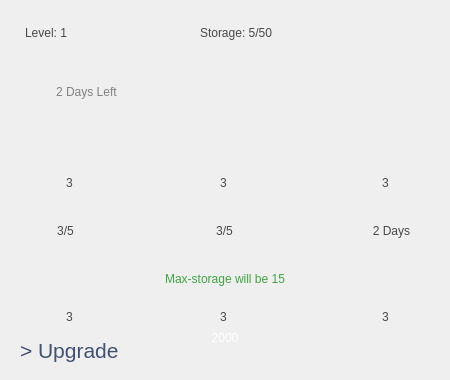
<?xml version="1.0" encoding="UTF-8"?>
<ui version="4.0">
 <class>BarnDetailsDialog</class>
 <widget class="QDialog" name="BarnDetailsDialog">
  <property name="geometry">
   <rect>
    <x>0</x>
    <y>0</y>
    <width>450</width>
    <height>380</height>
   </rect>
  </property>
  <property name="windowTitle">
   <string>Dialog</string>
  </property>
  <property name="styleSheet">
   <string notr="true">*{
	font: 24px &quot;IRANSans Light&quot;;
	color: #494949;
}

QDialog { background-image: url(:/img/barn-bg.png) }</string>
  </property>
  <widget class="QPushButton" name="lblUpgrade">
   <property name="geometry">
    <rect>
     <x>20</x>
     <y>330</y>
     <width>111</width>
     <height>41</height>
    </rect>
   </property>
   <property name="cursor">
    <cursorShape>PointingHandCursor</cursorShape>
   </property>
   <property name="styleSheet">
    <string notr="true">QPushButton{
	font: &quot;IRANSans Light&quot;;
	font-size: 21px;
	color: #425072;
	background-color: none;
	border: none;
	text-align: left;
}

QPushButton:hover{
	color: #29275f;
}</string>
   </property>
   <property name="text">
    <string>&gt; Upgrade</string>
   </property>
  </widget>
  <widget class="QLabel" name="lblStorage">
   <property name="geometry">
    <rect>
     <x>200</x>
     <y>17</y>
     <width>171</width>
     <height>31</height>
    </rect>
   </property>
   <property name="styleSheet">
    <string notr="true"/>
   </property>
   <property name="text">
    <string>Storage: 5/50</string>
   </property>
  </widget>
  <widget class="QLabel" name="lblLevel">
   <property name="geometry">
    <rect>
     <x>25</x>
     <y>17</y>
     <width>111</width>
     <height>31</height>
    </rect>
   </property>
   <property name="styleSheet">
    <string notr="true"/>
   </property>
   <property name="text">
    <string>Level: 1</string>
   </property>
   <property name="alignment">
    <set>Qt::AlignLeading|Qt::AlignLeft|Qt::AlignVCenter</set>
   </property>
  </widget>
  <widget class="QLabel" name="lblShovel">
   <property name="geometry">
    <rect>
     <x>29</x>
     <y>170</y>
     <width>81</width>
     <height>25</height>
    </rect>
   </property>
   <property name="styleSheet">
    <string notr="true"/>
   </property>
   <property name="text">
    <string>3</string>
   </property>
   <property name="alignment">
    <set>Qt::AlignCenter</set>
   </property>
  </widget>
  <widget class="QLabel" name="lblNail">
   <property name="geometry">
    <rect>
     <x>183</x>
     <y>170</y>
     <width>81</width>
     <height>25</height>
    </rect>
   </property>
   <property name="styleSheet">
    <string notr="true"/>
   </property>
   <property name="text">
    <string>3</string>
   </property>
   <property name="alignment">
    <set>Qt::AlignCenter</set>
   </property>
  </widget>
  <widget class="QLabel" name="lblEgg">
   <property name="geometry">
    <rect>
     <x>345</x>
     <y>170</y>
     <width>81</width>
     <height>25</height>
    </rect>
   </property>
   <property name="styleSheet">
    <string notr="true"/>
   </property>
   <property name="text">
    <string>3</string>
   </property>
   <property name="alignment">
    <set>Qt::AlignCenter</set>
   </property>
  </widget>
  <widget class="QLabel" name="lblAlfalfa">
   <property name="geometry">
    <rect>
     <x>29</x>
     <y>304</y>
     <width>81</width>
     <height>25</height>
    </rect>
   </property>
   <property name="styleSheet">
    <string notr="true"/>
   </property>
   <property name="text">
    <string>3</string>
   </property>
   <property name="alignment">
    <set>Qt::AlignCenter</set>
   </property>
  </widget>
  <widget class="QLabel" name="lblMilk">
   <property name="geometry">
    <rect>
     <x>183</x>
     <y>304</y>
     <width>81</width>
     <height>25</height>
    </rect>
   </property>
   <property name="styleSheet">
    <string notr="true"/>
   </property>
   <property name="text">
    <string>3</string>
   </property>
   <property name="alignment">
    <set>Qt::AlignCenter</set>
   </property>
  </widget>
  <widget class="QLabel" name="lblWool">
   <property name="geometry">
    <rect>
     <x>345</x>
     <y>304</y>
     <width>81</width>
     <height>25</height>
    </rect>
   </property>
   <property name="styleSheet">
    <string notr="true"/>
   </property>
   <property name="text">
    <string>3</string>
   </property>
   <property name="alignment">
    <set>Qt::AlignCenter</set>
   </property>
  </widget>
  <widget class="QLabel" name="lblUpgradeShovel">
   <property name="geometry">
    <rect>
     <x>35</x>
     <y>210</y>
     <width>61</width>
     <height>41</height>
    </rect>
   </property>
   <property name="styleSheet">
    <string notr="true"/>
   </property>
   <property name="text">
    <string>3/5</string>
   </property>
   <property name="alignment">
    <set>Qt::AlignCenter</set>
   </property>
  </widget>
  <widget class="QLabel" name="lblUpgradeNail">
   <property name="geometry">
    <rect>
     <x>194</x>
     <y>210</y>
     <width>61</width>
     <height>41</height>
    </rect>
   </property>
   <property name="styleSheet">
    <string notr="true"/>
   </property>
   <property name="text">
    <string>3/5</string>
   </property>
   <property name="alignment">
    <set>Qt::AlignCenter</set>
   </property>
  </widget>
  <widget class="QLabel" name="lblUpgradeTime">
   <property name="geometry">
    <rect>
     <x>351</x>
     <y>210</y>
     <width>81</width>
     <height>41</height>
    </rect>
   </property>
   <property name="styleSheet">
    <string notr="true"/>
   </property>
   <property name="text">
    <string>2 Days</string>
   </property>
   <property name="alignment">
    <set>Qt::AlignCenter</set>
   </property>
  </widget>
  <widget class="QLabel" name="lblUpgradeInfo">
   <property name="geometry">
    <rect>
     <x>0</x>
     <y>263</y>
     <width>450</width>
     <height>31</height>
    </rect>
   </property>
   <property name="styleSheet">
    <string notr="true">color: #3fa542;
</string>
   </property>
   <property name="text">
    <string>Max-storage will be 15</string>
   </property>
   <property name="alignment">
    <set>Qt::AlignCenter</set>
   </property>
  </widget>
  <widget class="QPushButton" name="btnUpgrade">
   <property name="geometry">
    <rect>
     <x>144</x>
     <y>313</y>
     <width>162</width>
     <height>49</height>
    </rect>
   </property>
   <property name="cursor">
    <cursorShape>PointingHandCursor</cursorShape>
   </property>
   <property name="styleSheet">
    <string notr="true">*{
font: 24px &quot;IRANSans Light&quot;;
	color: #494949;
}
QPushButton{
	border: none;
	color: #fff;
	background-image: url(:/img/upgrade-btn.png);
}
QPushButton:hover{
	background-image: url(:/img/upgrade-btn-hover.png);
}</string>
   </property>
   <property name="text">
    <string>2000</string>
   </property>
  </widget>
  <widget class="QLabel" name="lblDaysLeft">
   <property name="geometry">
    <rect>
     <x>25</x>
     <y>80</y>
     <width>391</width>
     <height>24</height>
    </rect>
   </property>
   <property name="styleSheet">
    <string notr="true">font: 18px &quot;IRANSans&quot;;
color: #818181;
background-image: url(:/img/clock_icon.png);
background-repeat: no-repeat;
padding-left: 28px;</string>
   </property>
   <property name="text">
    <string>2 Days Left</string>
   </property>
  </widget>
 </widget>
 <resources/>
 <connections/>
</ui>
